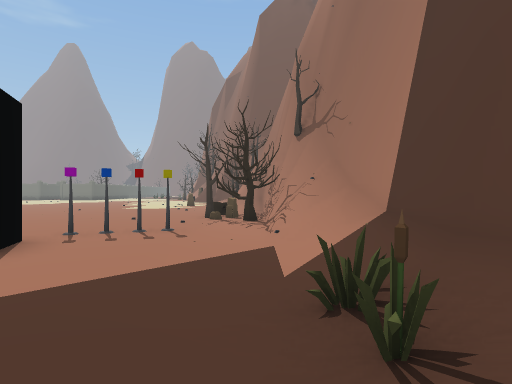
view 1 (above)

20 first-person views from a walk through a scene from a Unity 3-D project. The camera is 1.5 m above the floor, looks level and sees 80° across. The floor is counted in squares, 2 m on a side. Each view is taken from the middle of a square. On the plan, view 1 faces up. The plan holds only what a view shows up to about 10 squares ahead; the rest is blank. The place goes on beyond the plan. The player is left out.

view 2
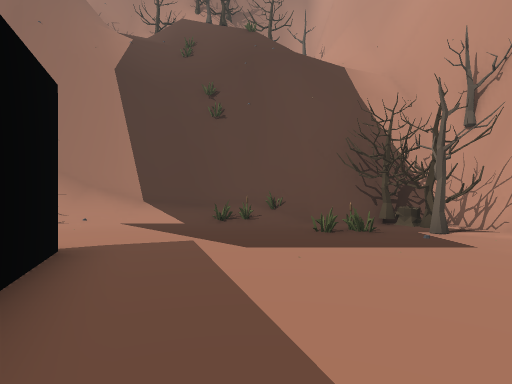

view 3
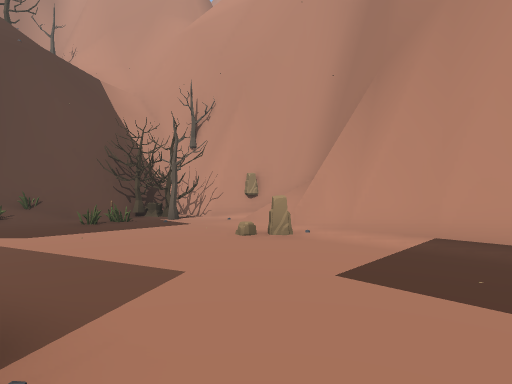

view 4
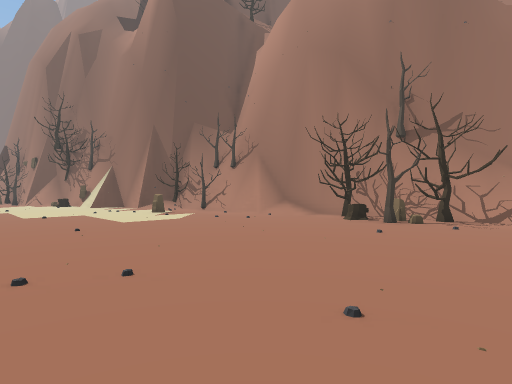

view 5
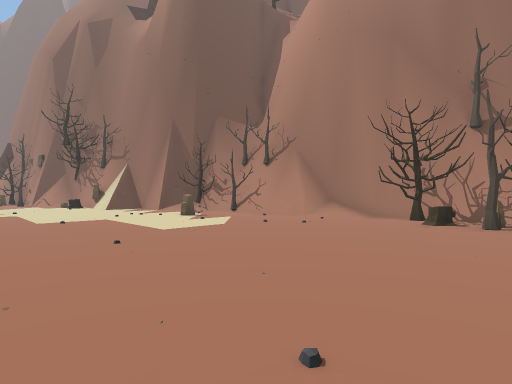

view 6
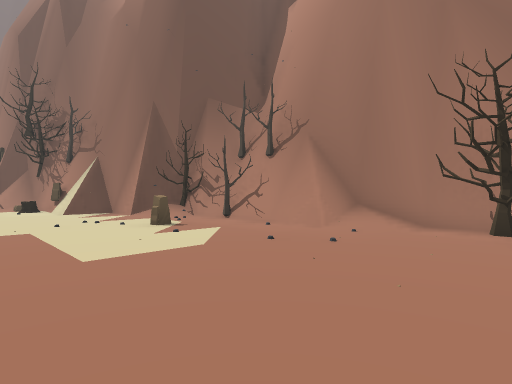

view 7
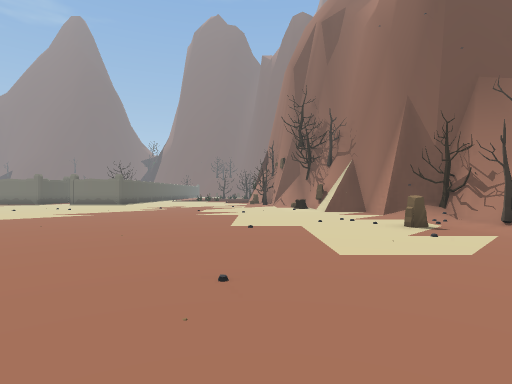

view 8
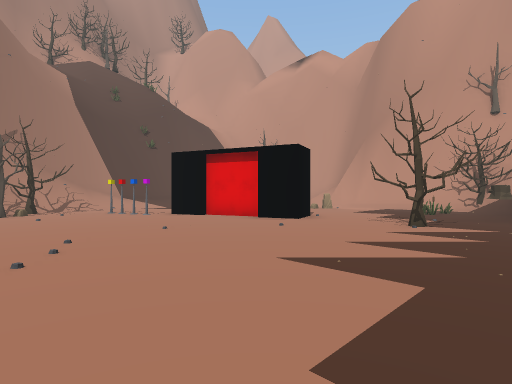

view 9
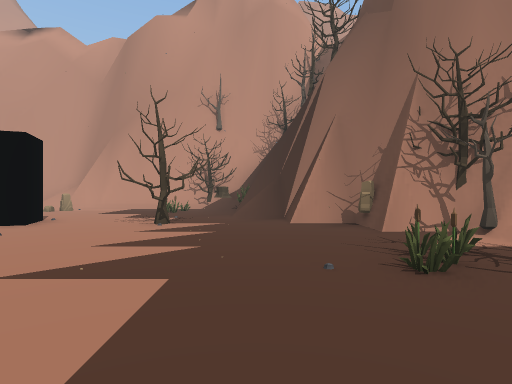

view 10
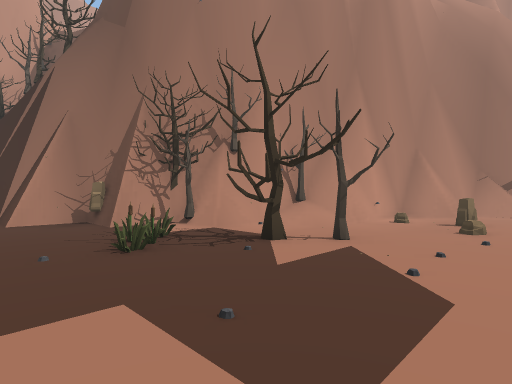

view 11
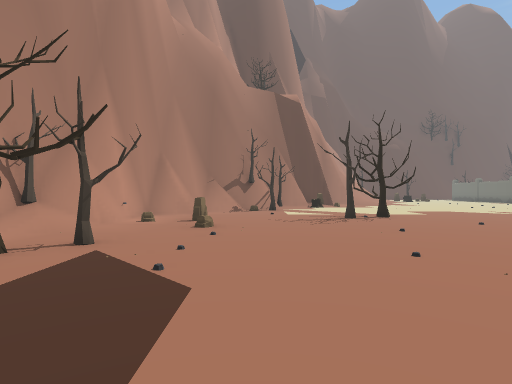

view 12
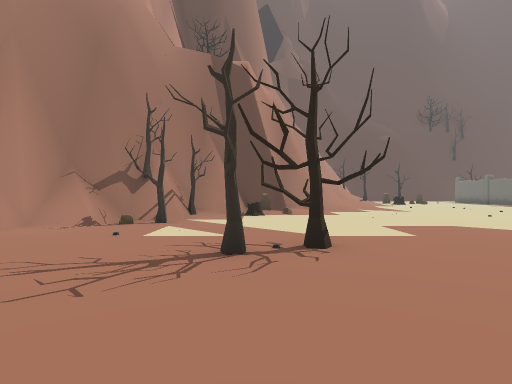

view 13
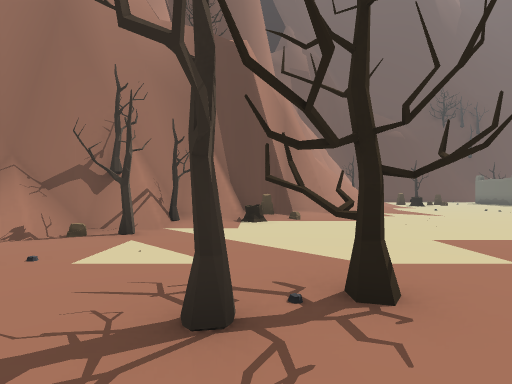

view 14
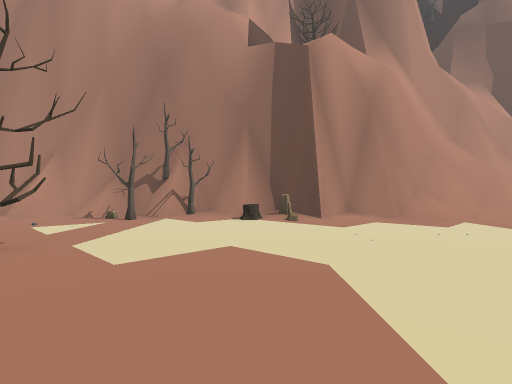

view 15
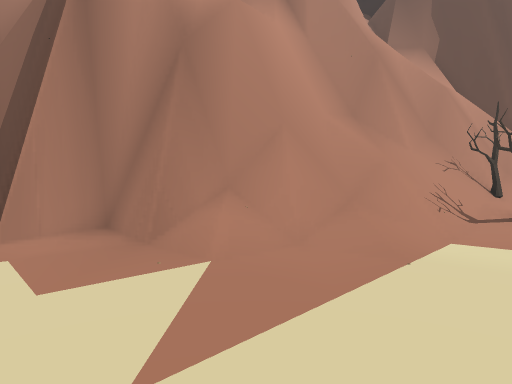

view 16
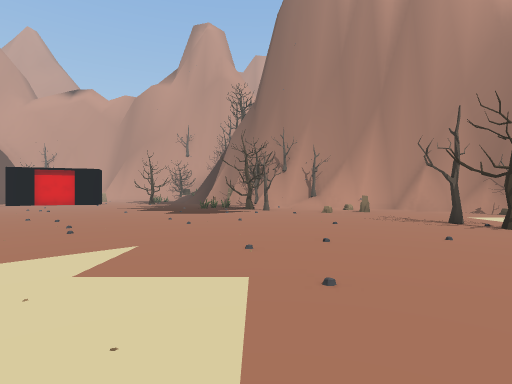

view 17
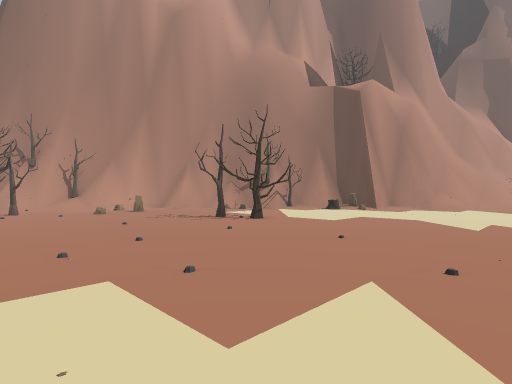

view 18
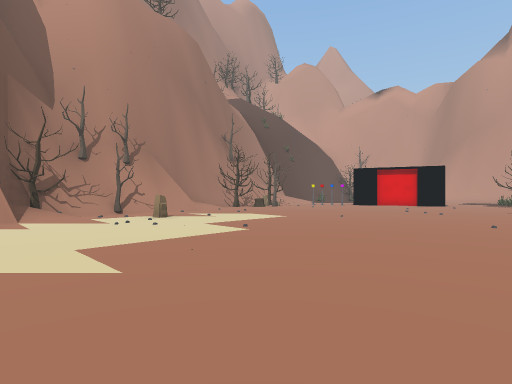

view 19
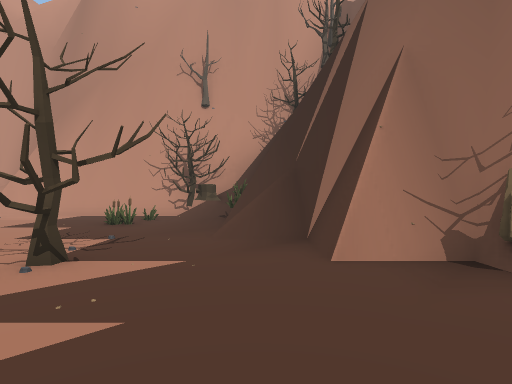

view 20
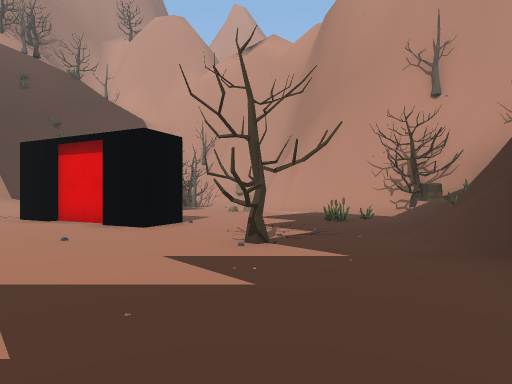

### Floor plan
Key: @ floor where view 1 was taken; # wall or solid block; x gap in a wall; . main floor; : floor 0.25 m higher than the main floor; / step, stairs or slope; = window, fence, low wall or low ledge; T tree; S stump; R rock; O other object.
Columns run from 41 left of view 1 to 2 right of it. Each row starts with its distance up from view 1.
 21      T .........    ......   .........
 20 ###T////............................../##
 19  ###/////............................../T
 18   ##///##//............................/#
 17    #//###//..........................R..T
 16    #### ###.............................#
 15           ##......TT....................#
 14            #RS.....T....................###
 13            ###:.........................//#
 12              #T.T.........................#
 11              ##./.......................TT#
 10               #//.......................S##
  9               ####..R...T..............TR##
  8                 ##..x...TT..............TT##
  7                  ####=/...=...............##
  6                     #T///.#............O../#
  5                     ####T................./#
  4                        ###..........##..../#
  3                          #R...T...### ..../#
  2                          ###......#......./#
  1                            #/............./#
  0                            #/...........=@##
 -1                            ##..#........=S#
 -2                            ##//=....R...TT#
 -3                             #ST.........T##
 -4                             #########///###
 -5                                     #####

Where each view was taken, in squares from view 1:
view 1: 0 up, 0 right, facing up
view 2: 1 up, 7 left, facing right
view 3: 2 up, 9 left, facing down-right
view 4: 6 up, 9 left, facing up-right
view 5: 8 up, 9 left, facing up-right
view 6: 10 up, 7 left, facing up-right
view 7: 10 up, 7 left, facing up
view 8: 10 up, 13 left, facing down-right
view 9: 10 up, 13 left, facing down
view 10: 11 up, 13 left, facing down-left
view 11: 11 up, 13 left, facing left
view 12: 14 up, 18 left, facing left
view 13: 14 up, 20 left, facing left
view 14: 20 up, 22 left, facing down-left
view 15: 21 up, 29 left, facing down-left
view 16: 21 up, 17 left, facing down
view 17: 21 up, 16 left, facing down-left
view 18: 21 up, 12 left, facing down-right
view 19: 6 up, 13 left, facing down
view 20: 6 up, 14 left, facing down-right
